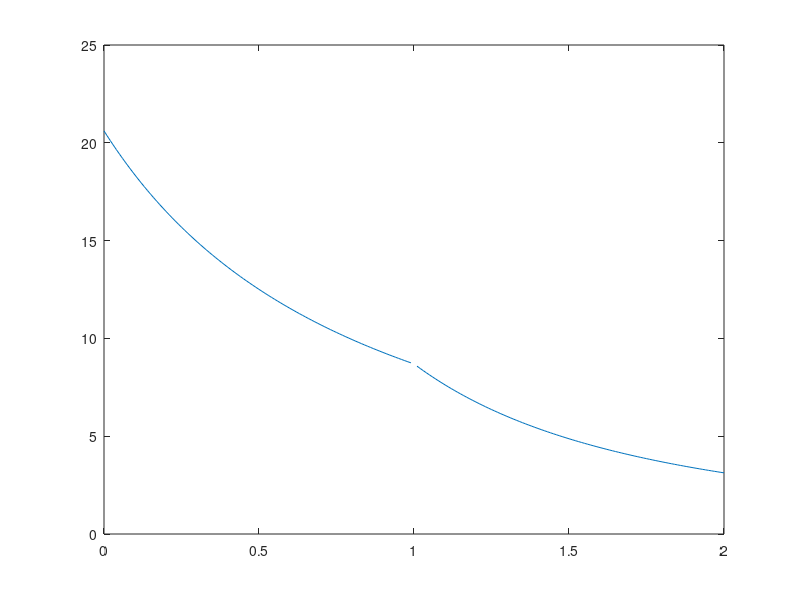

Here is the MATLAB script that generated this plot:
clear;
clc;
format long
tic;

%% paramter

h0 = 0.0;
h = 0:0.01:2;
nh = length(h0);
dk = 2/1000;
k = dk:dk:1;
nk = length(k);

Gkk_di = 2*(sinpi(k')).^2./(1+h.^2+2*cospi(k')*h);
fact = sqrt(1+h0^2+2*h0*cospi(k'));
temp1 = sinpi(k').^2.*sqrt(((h0+cospi(k')-fact).^2*h.^2.*(h-h0).^2));
temp2 = 1+h.^2+2*cospi(k').*h;
temp3 = cospi(k').*(-2*h0+fact)+h0*(-h0+fact)-1;
Gkk = -2*temp1./temp2./temp3;

Gkk0 = abs(h.*(h-h0)/(h0-1)).*Gkk_di;
Gkk_diff = Gkk-Gkk0;

Gkk = abs(pi-k'*pi).^2./(1+h.^2+2*cospi(k')*h);

QV = 2*sum(Gkk).*dk*pi;

% slope_l = (QV(100)-QV(99))/0.01;
% slope_r = (QV(103)-QV(102))/0.01;
% slope_diff = slope_l - slope_r

figure
% mesh(h,k,Gkk)
% xlabel('h')
% ylabel('k')
plot(h,QV)

toc;